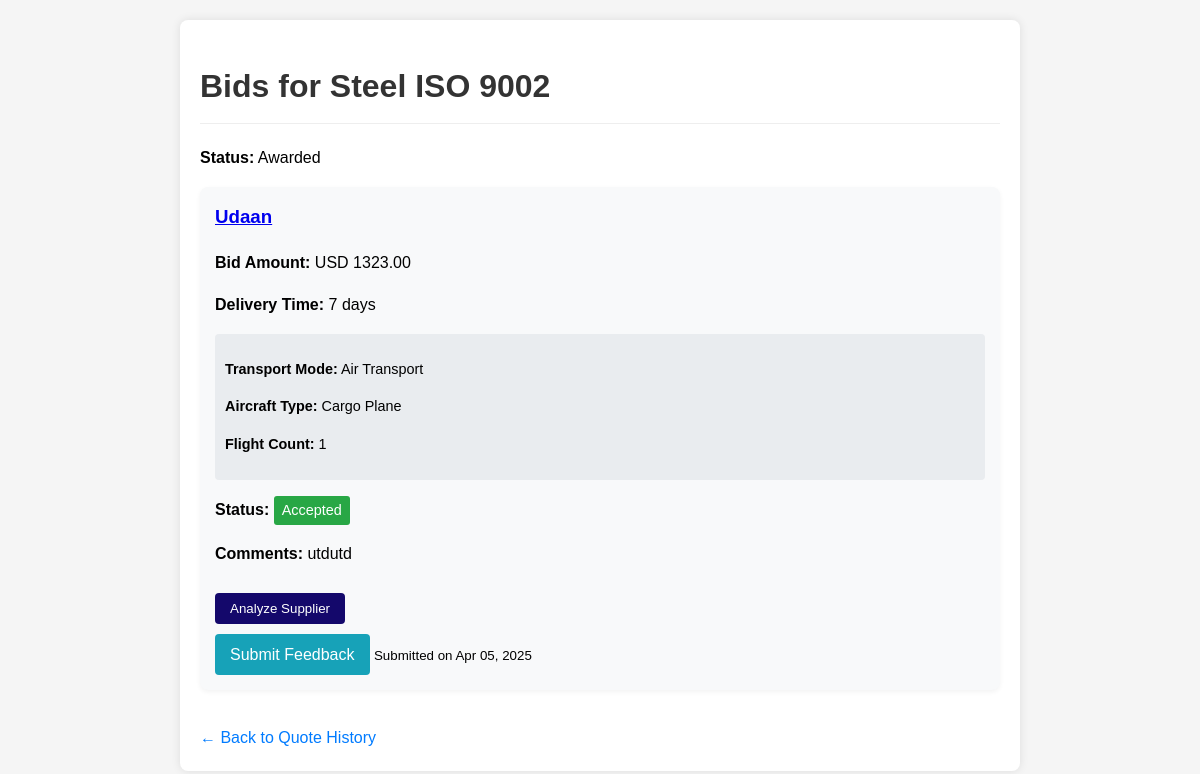
The page /manufacturer/quote-bids/20/ (signed in) on the database its author committed.
### manufacturer/models.py (models this page shows, shortened)
class QuoteRequest(models.Model):
    STATUS_CHOICES = [
        ('open', 'Open'),
        ('closed', 'Closed'),
        ('awarded', 'Awarded'),
        ('expired', 'Expired'),
    ]
    manufacturer = models.ForeignKey(Manufacturer, on_delete=models.CASCADE)
    product = models.CharField(max_length=200)
    category = models.CharField(max_length=100)
    description = models.TextField()
    deadline = models.DateField()
    quantity = models.DecimalField(max_digits=10, decimal_places=2)
    unit = models.CharField(max_length=20, blank=True)
    annual_volume = models.CharField(max_length=100, blank=True)
    unit_price = models.DecimalField(max_digits=10, decimal_places=2, null=True, blank=True)
    currency = models.CharField(max_length=3, blank=True)
    shipping_terms = models.CharField(max_length=50)
    destination_port = models.CharField(max_length=100, blank=True)
    payment_terms = models.CharField(max_length=50)
    status = models.CharField(max_length=10, choices=STATUS_CHOICES, default='open')
    created_at = models.DateTimeField(auto_now_add=True)
    accepted_bid = models.ForeignKey('supplier.Bid', on_delete=models.SET_NULL, null=True, blank=True)

### supplier/models.py (models this page shows, shortened)
class Bid(models.Model):
    supplier = models.ForeignKey('Supplier', on_delete=models.CASCADE)
    quote = models.ForeignKey(QuoteRequest, on_delete=models.CASCADE)
    bid_amount = models.DecimalField(max_digits=10, decimal_places=2)
    delivery_time = models.PositiveIntegerField(help_text="Delivery time in days")
    comments = models.TextField(blank=True)
    submitted_at = models.DateTimeField(auto_now_add=True)
    feedback_given = models.BooleanField(default=False)
    status = models.CharField(max_length=20, choices=[
        ('submitted', 'Submitted'),
        ('accepted', 'Accepted'),
        ('rejected', 'Rejected')
    ], default='submitted')
    PAYMENT_STATUS_CHOICES = [
        ('pending', 'Pending'),
        ('deposited', 'Deposit Received'),
        ('released', 'Payment Released'),
        ('disputed', 'Disputed'),
    ]
    payment_status = models.CharField(
        max_length=20,
        choices=PAYMENT_STATUS_CHOICES,
        default='pending'
    )
    transaction_hash = models.CharField(max_length=66, blank=True, null=True)
    TRANSPORT_CHOICES = [
        ('road', 'Road Transport'),
        ('air', 'Air Transport'),
    ]
    VEHICLE_CHOICES = [
        ('small_truck', 'Small Truck (3.5-7.5 tons)'),
        ('medium_truck', 'Medium Truck (7.5-16 tons)'),
        ('large_truck', 'Large Truck (16-32 tons)'),
        ('articulated_truck', 'Articulated Truck (>32 tons)'),
    ]
    AIRCRAFT_CHOICES = [
        ('cargo_plane', 'Cargo Plane'),
        ('passenger_plane', 'Passenger Plane (Cargo Hold)'),
    ]
    transport_mode = models.CharField(
        max_length=20,
        choices=TRANSPORT_CHOICES,
        default='road'
    )
    vehicle_type = models.CharField(
        max_length=20,
        choices=VEHICLE_CHOICES,
        blank=True,
        null=True
    )
    vehicle_count = models.PositiveIntegerField(
        blank=True,
        null=True
    )
    load_percentage = models.PositiveIntegerField(
        blank=True,
        null=True,
        validators=[MinValueValidator(1), MaxValueValidator(100)]
    )
    empty_return = models.BooleanField(default=False)
    aircraft_type = models.CharField(
        max_length=20,
        choices=AIRCRAFT_CHOICES,
        blank=True,
        null=True
    )
    flight_count = models.PositiveIntegerField(
        blank=True,
        null=True
    )
    calculated_emissions = models.FloatField(null=True, blank=True)  # kg CO2
    distance_km = models.FloatField(null=True, blank=True)

class Supplier(models.Model):
    user = models.OneToOneField(User, on_delete=models.CASCADE)
    first_name = models.CharField(max_length=100)
    last_name = models.CharField(max_length=100)
    company_name = models.CharField(max_length=200)
    city = models.CharField(max_length=100)
    state = models.CharField(max_length=100)
    business_type = models.CharField(max_length=100)
    website = models.URLField(blank=True)
    phone_number = models.CharField(max_length=20)
    key_services = models.TextField()
    wallet_address = models.CharField(max_length=42, blank=True, null=True)
    review_count = models.PositiveIntegerField(default=0)
    average_rating = models.DecimalField(max_digits=3, decimal_places=2, default=0.0)

### manufacturer/views.py (the view)
# urls.py: path('quote-bids/<int:quote_id>/', views.view_quote_bids, name='view_quote_bids'),
def view_quote_bids(request, quote_id):
    if not request.user.is_authenticated:
        return redirect('manufacturer_login')
    try:
        manufacturer = Manufacturer.objects.get(user=request.user)
        quote = QuoteRequest.objects.get(id=quote_id, manufacturer=manufacturer)
        bids = Bid.objects.filter(quote=quote).select_related('supplier')
        for bid in bids:
            bid.supplier_avg_rating = bid.supplier.reviews.all().aggregate(Avg('rating'))['rating__avg'] or 0
        sort = request.GET.get('sort', 'newest')
        if sort == 'lowest':
            bids = bids.order_by('bid_amount')
        elif sort == 'highest':
            bids = bids.order_by('-bid_amount')
        elif sort == 'rating':  # New sorting option by rating
            bids = sorted(bids, key=lambda x: x.supplier_avg_rating, reverse=True)
        else:  # default to newest first
            bids = bids.order_by('-submitted_at')
        return render(request, 'manufacturer/quote_bids.html', {
            'quote': quote,
            'bids': bids,
            'manufacturer': manufacturer,
            'current_sort': sort  # Pass the current sort option to template
        })
    except (Manufacturer.DoesNotExist, QuoteRequest.DoesNotExist):
        messages.error(request, "Quote not found or you don't have permission to view it")
        return redirect('manufacturer_quote_history')

### manufacturer/templates/manufacturer/quote_bids.html (shortened to what this page needs)
<!DOCTYPE html>
<html>
<head>
</head>
<body>
    <div class="container">
        <h1>Bids for {{ quote.product }}</h1>
        <p><strong>Status:</strong> {{ quote.get_status_display }}</p>
        {% if bids %}
        <div class="bid-list">
            {% for bid in bids %}
            <div class="bid-card">
                <h3>
                    <a href="{% url 'view_supplier_profile' bid.supplier.id %}?quote_id={{ quote.id }}">
                        {{ bid.supplier.company_name }}
                    </a>
                </h3>
                <p><strong>Bid Amount:</strong> {{ quote.currency }} {{ bid.bid_amount }}</p>
                <p><strong>Delivery Time:</strong> {{ bid.delivery_time }} days</p>
                <div class="transport-details">
                    <p><strong>Transport Mode:</strong> {{ bid.get_transport_mode_display }}</p>
                    {% if bid.transport_mode == 'road' %}
                        <p><strong>Vehicle Type:</strong> {{ bid.get_vehicle_type_display|default:"Not specified" }}</p>
                        <p><strong>Vehicle Count:</strong> {{ bid.vehicle_count|default:"Not specified" }}</p>
                        <p><strong>Load Percentage:</strong> {{ bid.load_percentage|default:"Not specified" }}%</p>
                        <p><strong>Empty Return:</strong> {{ bid.empty_return|yesno:"Yes,No" }}</p>
                    {% else %}
                        <p><strong>Aircraft Type:</strong> {{ bid.get_aircraft_type_display|default:"Not specified" }}</p>
                        <p><strong>Flight Count:</strong> {{ bid.flight_count|default:"Not specified" }}</p>
                    {% endif %}
                </div>
                <p><strong>Status:</strong> <span class="status status-{{ bid.status }}">{{ bid.get_status_display }}</span></p>
                {% if bid.comments %}
                <p><strong>Comments:</strong> {{ bid.comments }}</p>
                {% endif %}
                <div class="action-buttons">
                    <button class="analyze-btn" data-supplier-id="{{ bid.supplier.id }}">Analyze Supplier</button>
                </div>
                {% if bid.status == 'accepted' and not bid.feedback_given %}
                    <a href="{% url 'submit_review' bid.id %}" class="feedback-btn">Submit Feedback</a>
                {% endif %}
                <small>Submitted on {{ bid.submitted_at|date:"M d, Y" }}</small>
            </div>
            {% endfor %}
        </div>
        {% else %}
        <p>No bids available for this quote.</p>
        {% endif %}
        <a href="{% url 'manufacturer_quote_history' %}" class="back-link">← Back to Quote History</a>
    </div>
</body>
</html>

### manufacturer/templates/manufacturer/quote_bids.html (style rules this page uses)
body { font-family: Arial, sans-serif; line-height: 1.6; margin: 0; padding: 20px; background-color: #f5f5f5; }
.container { max-width: 800px; margin: 0 auto; background: white; padding: 20px; border-radius: 8px; box-shadow: 0 0 10px rgba(0,0,0,0.1); }
h1 { color: #333; border-bottom: 1px solid #eee; padding-bottom: 10px; }
.bid-card { background: #f8f9fa; border-radius: 8px; padding: 15px; margin-bottom: 15px; box-shadow: 0 2px 5px rgba(0,0,0,0.05); }
.bid-card h3 { margin-top: 0; }
.status { display: inline-block; padding: 3px 8px; border-radius: 3px; font-size: 0.9em; }
.status-accepted { background: #28a745; color: #fff; }
.back-link { display: inline-block; margin-top: 20px; color: #007bff; text-decoration: none; }
.feedback-btn { display: inline-block; padding: 8px 15px; background: #17a2b8; color: white; text-decoration: none; border-radius: 4px; margin-top: 10px; }
.transport-details { margin-top: 10px; padding: 10px; background: #e9ecef; border-radius: 4px; font-size: 0.9em; }
.analyze-btn { background: #14086b; color: white; padding: 8px 15px; border: none; border-radius: 4px; cursor: pointer; margin-top: 10px; margin-right: 10px; }

### rows shown on the page
QuoteRequest: product "Steel ISO 9002", status "Awarded", currency "USD"
Bid: supplier.company_name "Udaan", bid_amount "1323.00", delivery_time "7", transport_mode "Air Transport", aircraft_type "Cargo Plane", flight_count "1", status "Accepted", comments "utdutd", feedback_given "Submit Feedback", submitted_at "Apr 05, 2025"
